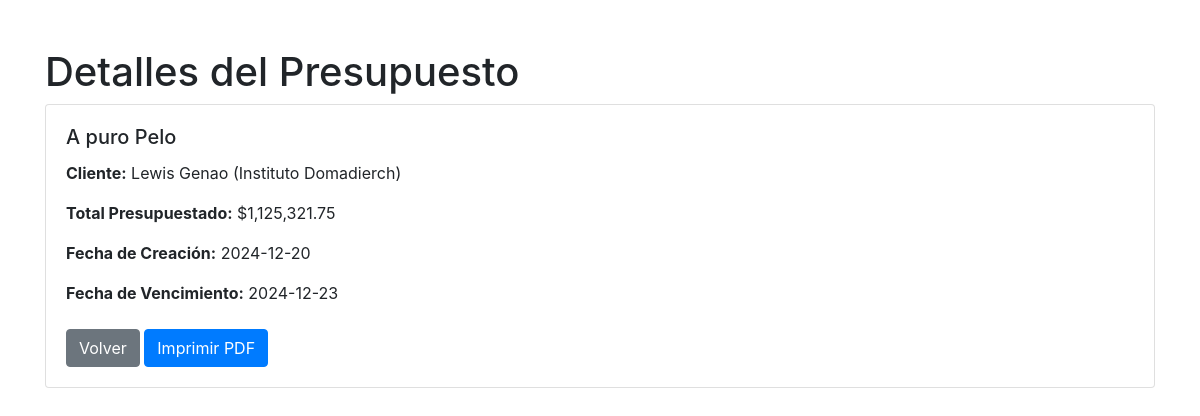
Screenshot of /ver_presupuesto.php?id=10 with the database file from the repository.
### tables this page shows
CREATE TABLE IF NOT EXISTS `presupuesto` (
  `id` int NOT NULL AUTO_INCREMENT,
  `client_id` int NOT NULL,
  `project_name` varchar(255) NOT NULL,
  `creation_date` date NOT NULL,
  `global_total` decimal(25,0) NOT NULL,
  `imprevisto` decimal(11,2) DEFAULT NULL,
  `impuesto` decimal(11,2) DEFAULT NULL,
  `total_presupuestado` decimal(10,2) NOT NULL DEFAULT '0.00',
  `due_date` date NOT NULL,
  PRIMARY KEY (`id`),
  KEY `client_id` (`client_id`),
  CONSTRAINT `presupuesto_ibfk_1` FOREIGN KEY (`client_id`) REFERENCES `clientes` (`id`) ON DELETE CASCADE
);

CREATE TABLE IF NOT EXISTS `clientes` (
  `id` int NOT NULL AUTO_INCREMENT,
  `client_name` varchar(255) NOT NULL,
  `client_company` varchar(255) DEFAULT NULL,
  `client_email` varchar(255) NOT NULL,
  `client_phone` varchar(20) DEFAULT NULL,
  `created_at` timestamp NOT NULL DEFAULT CURRENT_TIMESTAMP,
  PRIMARY KEY (`id`)
);

### includes/database.php (called while the page is built, shortened)
<?php
class MySqli_DB {
    private $con;
    public $query_id;
    public function db_connect() {
        $this->con = mysqli_connect(DB_HOST, DB_USER, DB_PASS, DB_NAME);
    }
    public function query($sql) {
        if (trim($sql != "")) {
            $this->query_id = $this->con->query($sql);
        }
        return $this->query_id;
    }
}
$db = new MySqli_DB();
?>

### ver_presupuesto.php (the view, shortened to what this page needs)
<?php
require_once 'includes/load.php';
$id = (int) $_GET['id'];
$query = "SELECT p.*, c.client_name, c.client_company
          FROM presupuesto p
          JOIN clientes c ON p.client_id = c.id
          WHERE p.id = {$id} LIMIT 1";
$result = $db->query($query);
$presupuesto = $result->fetch_assoc();
?>
<!DOCTYPE html>
<html lang="es">
<head>
    <link rel="stylesheet" href="https://maxcdn.bootstrapcdn.com/bootstrap/4.5.2/css/bootstrap.min.css">
</head>
<body>
<div class="container mt-5">
    <h1>Detalles del Presupuesto</h1>
    <div class="card">
        <div class="card-body">
            <h5 class="card-title"><?php echo htmlspecialchars($presupuesto['project_name']); ?></h5>
            <p class="card-text"><strong>Cliente:</strong> <?php echo htmlspecialchars($presupuesto['client_name']); ?> (<?php echo htmlspecialchars($presupuesto['client_company']); ?>)</p>
            <p class="card-text"><strong>Total Presupuestado:</strong> $<?php echo number_format($presupuesto['total_presupuestado'], 2); ?></p>
            <p class="card-text"><strong>Fecha de Creación:</strong> <?php echo htmlspecialchars($presupuesto['creation_date']); ?></p>
            <p class="card-text"><strong>Fecha de Vencimiento:</strong> <?php echo htmlspecialchars($presupuesto['due_date']); ?></p>
            <div class="mt-4">
                <a href="index_presupuesto.php" class="btn btn-secondary">Volver</a>
                <a href="generar_pdf.php?id_presupuesto=<?php echo $presupuesto['id']; ?>" class="btn btn-primary">
                    <i class="fas fa-print"></i> Imprimir PDF
                </a>
            </div>
        </div>
    </div>
</div>
</body>
</html>

### rows the page displays
presupuesto: project_name "A puro Pelo", client.client_name "Lewis Genao", client.client_company "Instituto Domadierch", total_presupuestado "1,125,321.75", creation_date "2024-12-20", due_date "2024-12-23"
